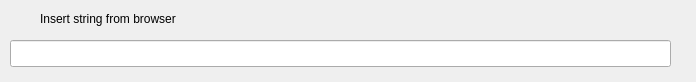
<?xml version="1.0" encoding="UTF-8"?>
<ui version="4.0">
 <class>Form</class>
 <widget class="QWidget" name="Form">
  <property name="geometry">
   <rect>
    <x>0</x>
    <y>0</y>
    <width>696</width>
    <height>82</height>
   </rect>
  </property>
  <property name="windowTitle">
   <string>Form</string>
  </property>
  <widget class="QLineEdit" name="lineEdit">
   <property name="geometry">
    <rect>
     <x>10</x>
     <y>40</y>
     <width>661</width>
     <height>27</height>
    </rect>
   </property>
  </widget>
  <widget class="QLabel" name="label">
   <property name="geometry">
    <rect>
     <x>40</x>
     <y>10</y>
     <width>311</width>
     <height>17</height>
    </rect>
   </property>
   <property name="text">
    <string>Insert string from browser</string>
   </property>
  </widget>
 </widget>
 <resources/>
 <connections/>
</ui>
